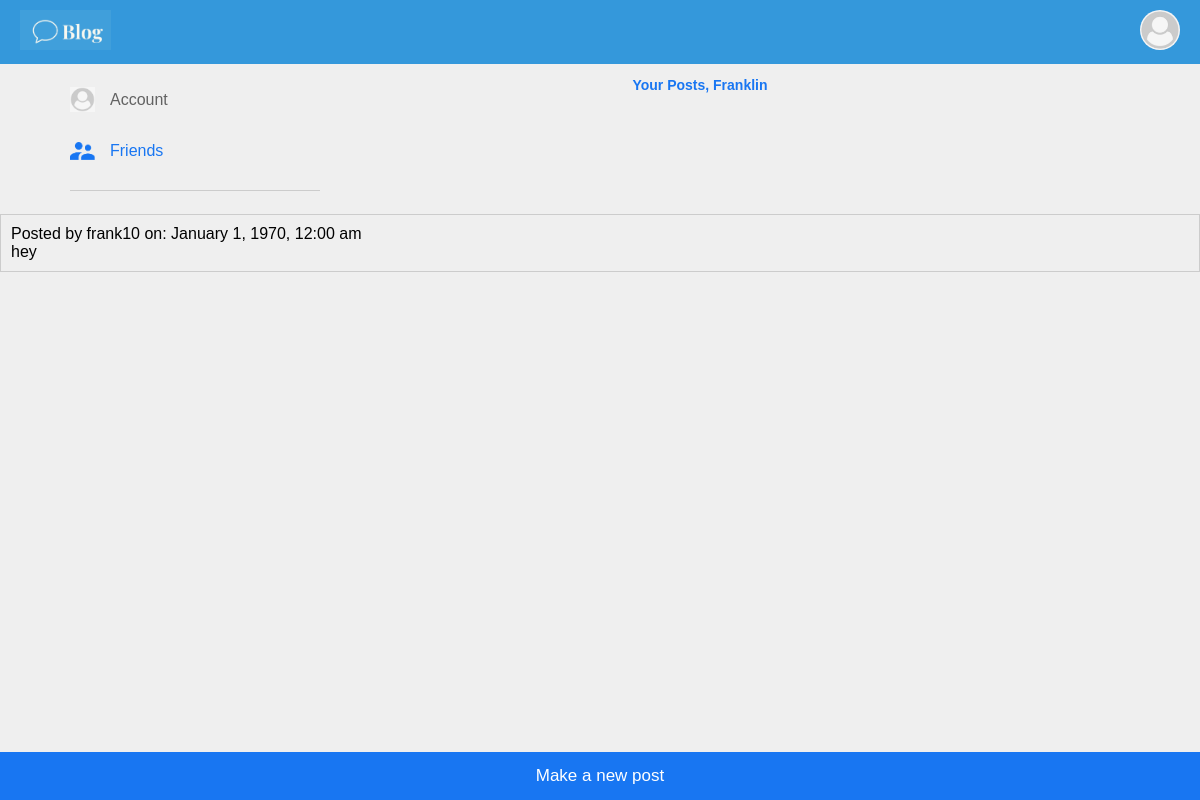
/try2.php (signed in), run on an earlier commit of the app's database.
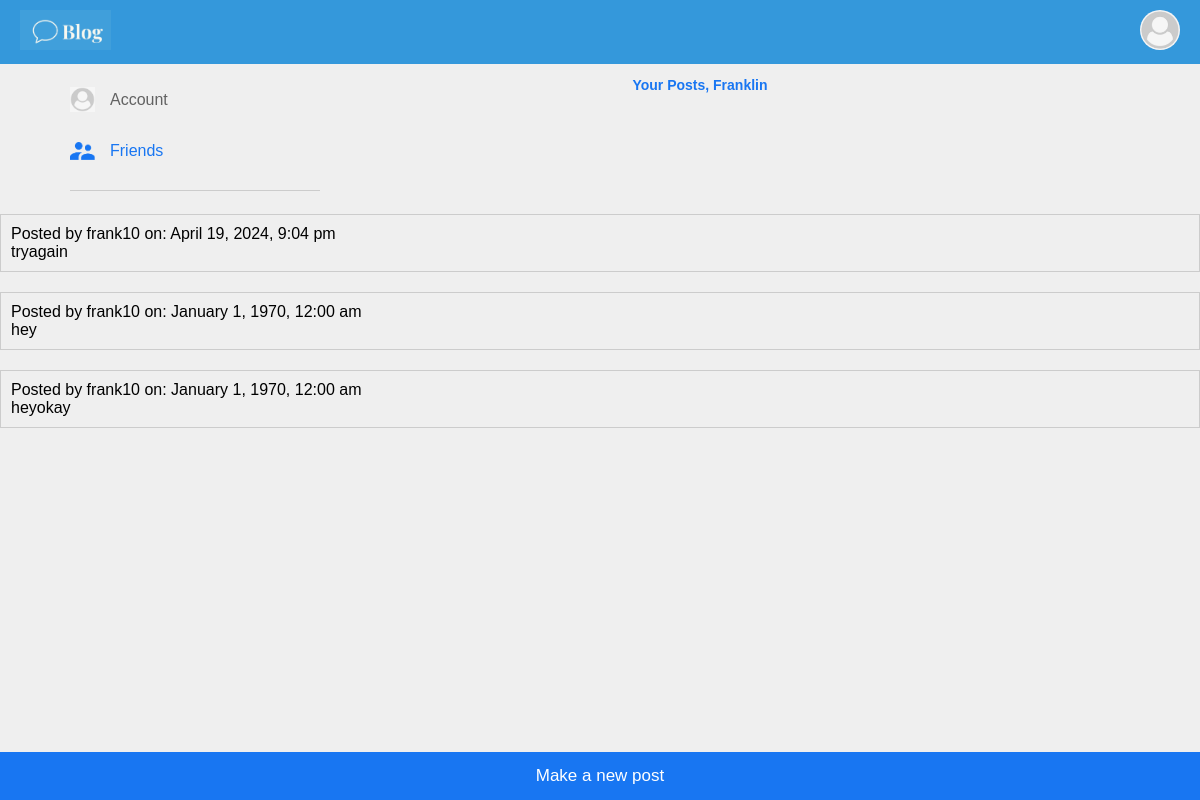
And on a later commit of the database.
### tables this page shows
CREATE TABLE "Post" (
	"member_ID"	INTEGER,
	"post_ID"	INTEGER,
	"admin_ID"	INTEGER,
	"image_text"	TEXT,
	"post_text"	TEXT,
	"post_date"	TEXT,
	PRIMARY KEY("post_ID"),
	FOREIGN KEY("admin_ID") REFERENCES "Admin"("admin_ID"),
	FOREIGN KEY("member_ID") REFERENCES "User"("ID")
);

CREATE TABLE "User" (
	"ID"	INTEGER NOT NULL,
	"member_username"	TEXT NOT NULL,
	"member_firstname"	TEXT NOT NULL,
	"member_lastname"	TEXT NOT NULL,
	"member_password"	TEXT NOT NULL,
	"member_email"	TEXT,
	"member_phone"	TEXT,
	PRIMARY KEY("ID" AUTOINCREMENT)
);

### phpfunctions/getposts.php (the view, shortened to what this page needs)
<?php
$dbPath = "../StudentModule.db";
$db = new SQLite3($dbPath);
$userID = $_SESSION['user_id'];
$query = "
    SELECT p.post_text, p.post_date, u.member_username
    FROM Post p
    JOIN User u ON p.member_ID = u.ID
    WHERE p.member_ID = :userID OR p.member_ID IN (
        SELECT user2_id
        FROM Friend
        WHERE user1_id = :userID
    )
    ORDER BY p.post_date DESC
";
$stmt = $db->prepare($query);
$stmt->bindValue(':userID', $userID, SQLITE3_INTEGER);
$result = $stmt->execute();
while ($row = $result->fetchArray(SQLITE3_ASSOC)) {
    $postText = $row['post_text'];
    $postDate = $row['post_date'];
    $username = $row['member_username'];
    echo "<div class='post'>";
    echo "<p>Posted by $username on: " . date("F j, Y, g:i a", strtotime($postDate)) . "</p>";
    echo "<p>" . nl2br(htmlspecialchars($postText)) . "</p>";
    echo "</div>";
}
?>

### try2.php (shortened to what this page needs)
<!DOCTYPE html>
<html>
<head>
    <link rel="stylesheet" href="css/style.css">
</head>
<body>
        <?php include 'navbar.php'; ?>
    <div class="container">
        <div class="left-sidebar">
            <div class="imp-links">
                <a href="account.php"><img src="images/User-image.png"> Account</a>
                 <a href="friends.php"><img src="images/friends.png"> Friends</a>
            </div>
        </div>
        <div class="main-content">
            <h2>Your Posts, <?php echo $_SESSION['first_name']; ?></h2>
</div>
</div>
<div id="posts">
        <?php include "phpfunctions/getposts.php"; ?>
    </div>
<?php include"makepostbtn.php" ?>
</body>
</html>

### navbar.php (shortened to what this page needs)
<!DOCTYPE html>
<html lang="en">
<head>
     <link rel="stylesheet" href="css/navbarcss.css">
</head>
<body>
<nav class="navbar">
    <div class="logo">
        <img src="images/bluelogo.png" alt="Logo">
    </div>
    <div class="user">
        <img src="images/User-image.png" alt="User Image">
    </div>
</nav>
</body>
</html>

### makepostbtn.php (shortened to what this page needs)
<!DOCTYPE html>
<html lang="en">
<head>
    <link rel="stylesheet" href="css/cgcss.css">
</head>
<body>
    <div class="btm-navbar">
  <a href="createpost.php" class="active">Make a new post</a>
</div>
</body>
</html>

### css/style.css (style rules this page uses)
* { margin: 0; padding: 0; box-sizing: border-box; font-family: 'poppins', sans-serif; }
:root { --body-color: #efefef; --nav-color: #1876f2; --bg-color: #fff; --primary-color: #edf2fc; --secondary-color: #212121; }
body { background: var(--body-color); transition: background 0.3s; }
.container { padding: 13px 5%; display: flex; justify-content: space-between; }
.left-sidebar { flex-basis: 25%; position: sticky; top: 70px; align-self: flex-start; padding: 10px; }
.main-content { flex-basis: 47%; }
.imp-links a, .shortcut-links a { text-decoration: none; display: flex; align-items: center; margin-bottom: 30px; color: #626262; width: fit-content; }
.imp-links a img { width: 25px; margin-right: 15px; }
.imp-links a:last-child { color: #1876f2; }
.imp-links { border-bottom: 1px solid #ccc; }
h2 { color: #1876f2; font-size: 14px; }
.post { border: 1px solid #ccc; padding: 10px; margin-bottom: 20px; }
.btm-navbar { background-color: #333; overflow: hidden; position: fixed; bottom: 0; width: 100%; }
.btm-navbar a { float: center; display: block; color: #f2f2f2; text-align: center; padding: 14px 16px; text-decoration: none; font-size: 17px; font-family: 'poppins', sans-serif; }
.btm-navbar a.active { background-color: #1876f2; color: white; }

### css/navbarcss.css (style rules this page uses)
body { font-family: Arial, sans-serif; margin: 0; padding: 0; }
.navbar { display: flex; justify-content: space-between; align-items: center; background-color: #3498db; padding: 10px 20px; color: #fff; }
.logo img { height: 40px; width: auto; }
.user img { height: 40px; width: auto; border-radius: 50%; }

### css/cgcss.css (style rules this page uses)
.btm-navbar { background-color: #333; overflow: hidden; position: fixed; bottom: 0; width: 100%; }
.btm-navbar a { float: center; display: block; color: #f2f2f2; text-align: center; padding: 14px 16px; text-decoration: none; font-size: 17px; font-family: 'poppins', sans-serif; }
.btm-navbar a.active { background-color: #1876f2; color: white; }

What changed in the data, as far as the page shows it:
added post: member_ID.member_username "frank10", post_date "April 19, 2024, 9:04 pm", post_text "tryagain"
added post: member_ID.member_username "frank10", postDate "January 1, 1970, 12:00 am", post_text "heyokay"
